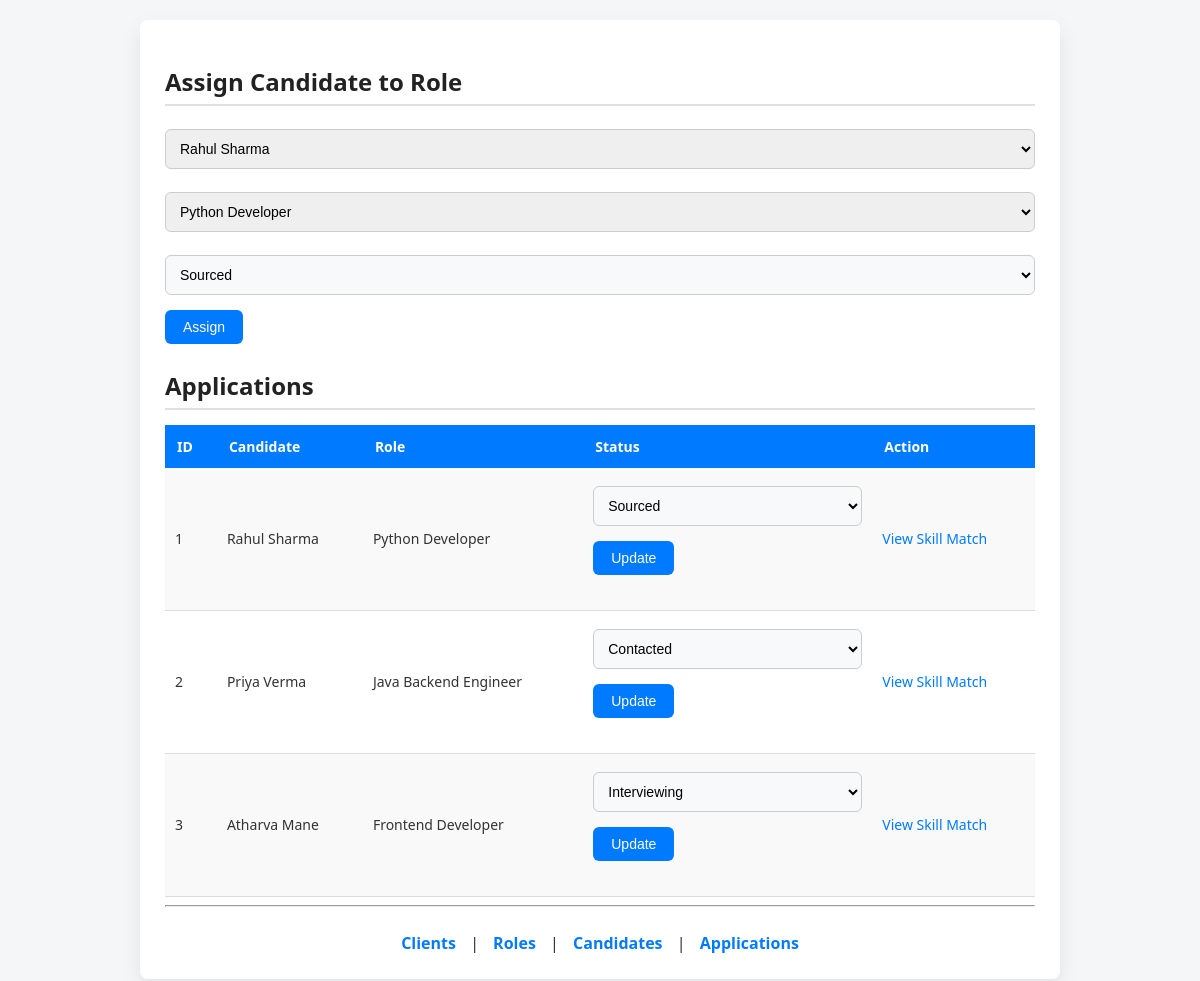
The app's page /applications with its own data.
### tables this page shows
CREATE TABLE Application (
    application_id INTEGER PRIMARY KEY AUTOINCREMENT,
    candidate_id INTEGER,
    role_id INTEGER,
    status TEXT,
    skill_match_percentage REAL,
    last_updated TEXT,
    FOREIGN KEY (candidate_id) REFERENCES Candidate(candidate_id),
    FOREIGN KEY (role_id) REFERENCES Role(role_id)
);

CREATE TABLE Candidate (
    candidate_id INTEGER PRIMARY KEY AUTOINCREMENT,
    name TEXT,
    linkedin_url TEXT,
    skills TEXT,
    experience_years INTEGER
, resume_file_path TEXT);

CREATE TABLE Role (
    role_id INTEGER PRIMARY KEY AUTOINCREMENT,
    client_id INTEGER,
    title TEXT,
    jd_text TEXT,
    status TEXT, jd_file_path TEXT,
    FOREIGN KEY (client_id) REFERENCES Client(client_id)
);

### app.py (the view, shortened to what this page needs)
@app.route("/applications", methods=["GET", "POST"])
def applications():
    db = get_db()
    cur = db.cursor()
    applications = cur.execute("""
        SELECT Application.application_id,
               Candidate.name,
               Role.title,
               Application.status
        FROM Application
        JOIN Candidate ON Application.candidate_id = Candidate.candidate_id
        JOIN Role ON Application.role_id = Role.role_id
    """).fetchall()
    candidates = cur.execute("SELECT * FROM Candidate").fetchall()
    roles = cur.execute("SELECT * FROM Role").fetchall()
    db.close()
    return render_template(
        "applications.html",
        applications=applications,
        candidates=candidates,
        roles=roles
    )

### app.py (called while the page is built)
def get_db():
    return sqlite3.connect("database.db")

### templates/applications.html (shortened to what this page needs)
<!DOCTYPE html>
<html>
  <head>
    <link rel="stylesheet" href="{{ url_for('static', filename='style.css') }}">
  </head>
  <body>
    <div class="container">
      <h2>Assign Candidate to Role</h2>
      <form method="post">
        <select name="candidate_id" required>
          {% for c in candidates %}
          <option value="{{ c[0] }}">{{ c[1] }}</option>
          {% endfor %}
        </select>
        <select name="role_id" required>
          {% for r in roles %}
          <option value="{{ r[0] }}">{{ r[2] }}</option>
          {% endfor %}
        </select>
        <select name="status" required>
          <option selected>Sourced</option>
        </select>
        <button type="submit">Assign</button>
      </form>
      <h2>Applications</h2>
      <table>
        <tr>
          <th>ID</th>
          <th>Candidate</th>
          <th>Role</th>
          <th>Status</th>
          <th>Action</th>
        </tr>
        {% for a in applications %}
        <tr>
          <td>{{ a[0] }}</td>
          <td>{{ a[1] }}</td>
          <td>{{ a[2] }}</td>
          <td>
            <form method="post" action="/update_status/{{ a[0] }}">
              <select name="status">
                <option {{ 'selected' if a[3]=='Sourced' else '' }}>Sourced</option>
                <option {{ 'selected' if a[3]=='Contacted' else '' }}>Contacted</option>
                <option {{ 'selected' if a[3]=='Interviewing' else '' }}>Interviewing</option>
              </select>
              <button type="submit">Update</button>
            </form>
          </td>
          <td>
            <a href="/skill_match/{{ a[0] }}">View Skill Match</a>
          </td>
        </tr>
        {% endfor %}
      </table>
      <hr>
      <div class="nav">
        <a href="/clients">Clients</a> |
        <a href="/roles">Roles</a> |
        <a href="/candidates">Candidates</a> |
        <a href="/applications">Applications</a>
      </div>
    </div>
  </body>
</html>

### static/style.css (style rules this page uses)
body { font-family: "Segoe UI", Arial, sans-serif; background-color: #f4f6f8; margin: 0; padding: 20px; color: #333; }
h2 { color: #222; margin-bottom: 15px; border-bottom: 2px solid #e0e0e0; padding-bottom: 6px; }
.container { background: #ffffff; padding: 25px; border-radius: 8px; width: 75%; margin: auto; box-shadow: 0 8px 20px rgba(0, 0, 0, 0.08); }
form { margin-bottom: 25px; }
input, textarea, select { padding: 10px; width: 100%; margin: 8px 0 15px 0; border: 1px solid #ccc; border-radius: 6px; font-size: 14px; }
button { background-color: #007bff; color: white; padding: 9px 18px; border: none; border-radius: 6px; font-size: 14px; cursor: pointer; transition: background-color 0.2s ease, transform 0.1s ease; }
table { width: 100%; border-collapse: collapse; margin-top: 10px; font-size: 14px; }
table th { background-color: #007bff; color: white; padding: 12px; text-align: left; }
table td { padding: 10px; border-bottom: 1px solid #ddd; }
table tr:nth-child(even) { background-color: #f9f9f9; }
a { color: #007bff; text-decoration: none; font-weight: 500; }
.nav { margin-top: 25px; text-align: center; }
.nav a { margin: 0 10px; font-weight: 600; }
select[name="status"] { background-color: #f8f9fa; cursor: pointer; }

### records on screen
Application: application_id "1", name "Rahul Sharma", title "Python Developer"
Application: application_id "2", name "Priya Verma", title "Java Backend Engineer"
Application: application_id "3", name "Atharva Mane", title "Frontend Developer"

### other values on screen
form field candidate_id "Rahul Sharma"
form field role_id "Python Developer"
